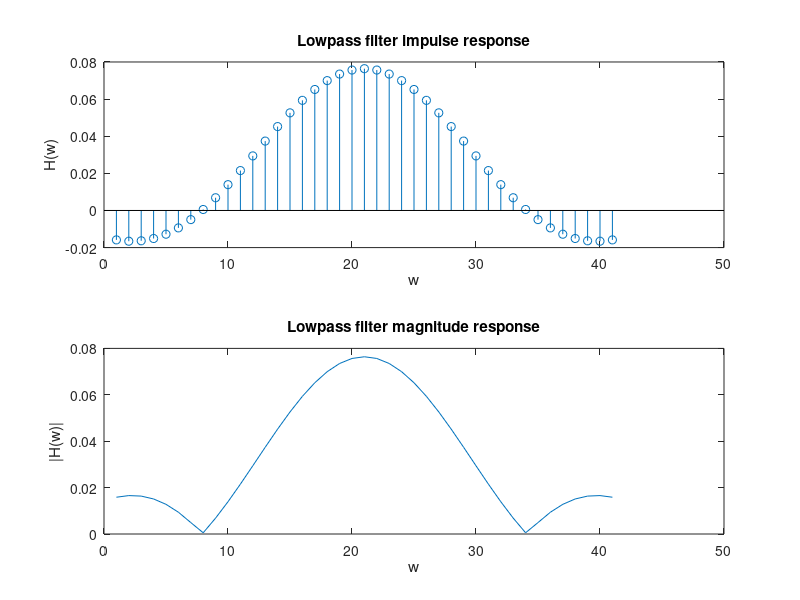
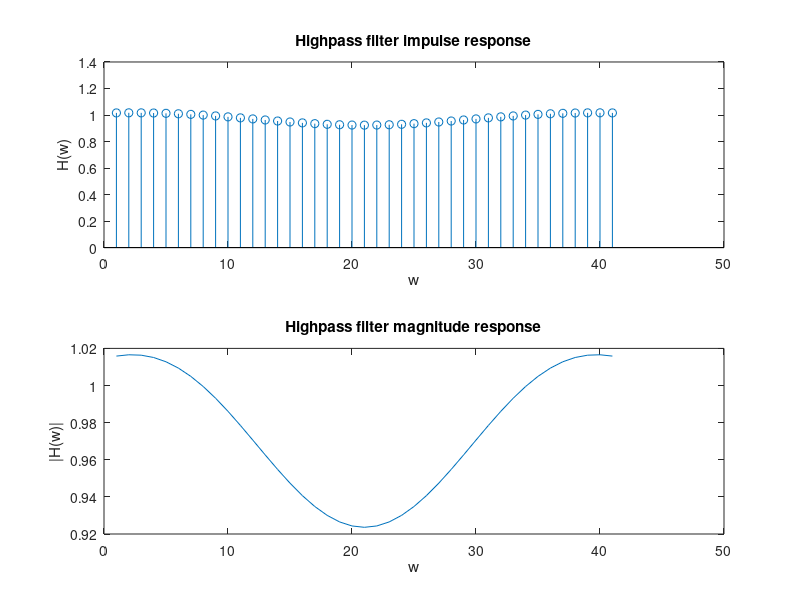
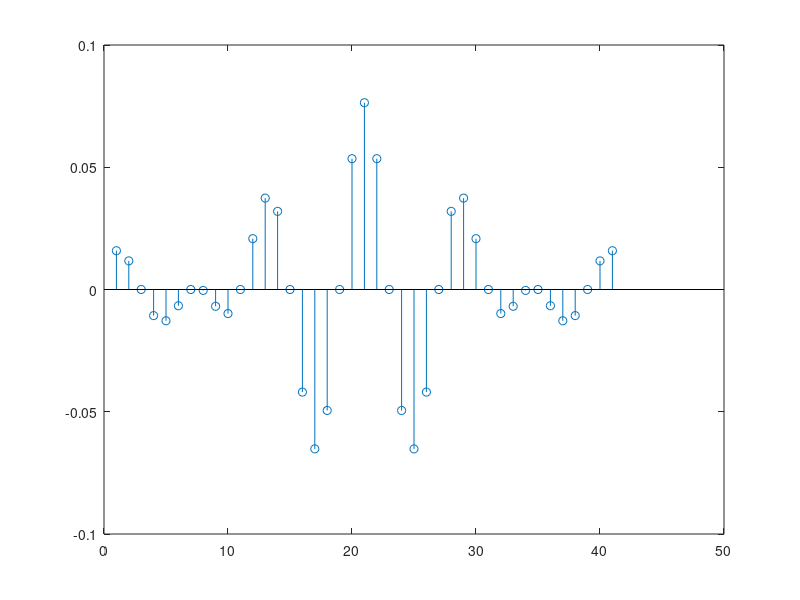
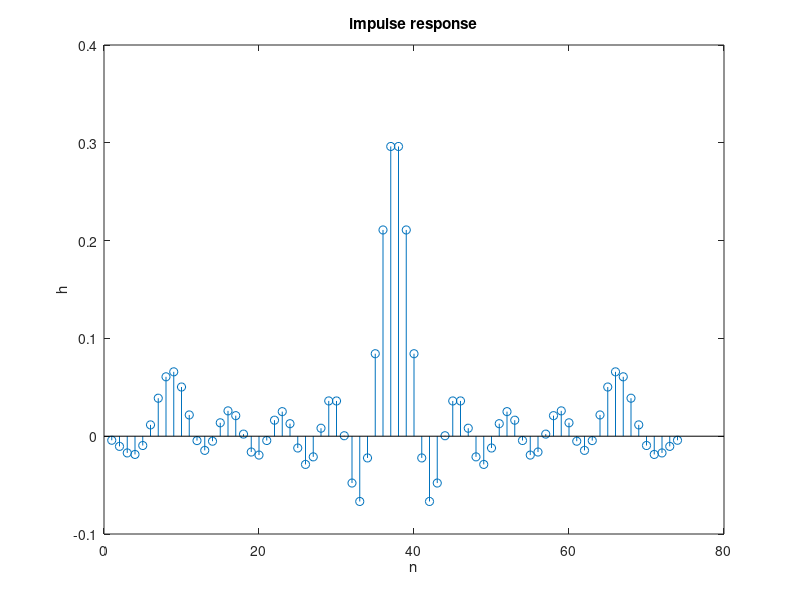

The MATLAB source for these figures, in order: (Note: this script raises an error after producing the figures.)
% Report Item 1.1
clear all;
N = 20;
N_2 =40;
n = -N:N;
n_2 = -N_2:N_2;
fc = 600;
Fs = 5000;
omegac = 2*fc/Fs;

%LPF:
hLPF = omegac/pi * sinc(omegac/pi*n);
hLPF_2 = omegac/pi * sinc(omegac/pi*n);
figure;
subplot(211);
stem(hLPF);
title('Lowpass filter impulse response');
ylabel('H(w)')
xlabel('w');
subplot(212);
plot(abs(hLPF));
title('Lowpass filter magnitude response');
ylabel('|H(w)|');
xlabel('w');

%HPF:
hHPF = 1 - hLPF;
figure;
subplot(211);
stem(hHPF);
title('Highpass filter impulse response');
ylabel('H(w)')
xlabel('w');
subplot(212);
plot(abs(hHPF));
title('Highpass filter magnitude response');
ylabel('|H(w)|');
xlabel('w');

%BPF
omega = pi/4;
hBPF = cos(omega*n) .* hLPF;
figure
stem(hBPF)

%% report item 1.2
clear all;
load impulseresponse.mat;
figure;
stem(h);
xlabel('n');
ylabel('h');
title('impulse response');
fvtool(b,a);
phasez();
%% 3, FIR
clc, clear all, close all;
N=25;
wc=pi/3;
n=-N:1:N;
x=0:1:(2*N);
d=wc/pi*sinc(wc/pi*n);

M=(N-1)/2;
D=fft(d);
G=D*exp(-1i*M*wc);
g=ifft(G);
w_ham=hamming(length(n))';
h=w_ham.*g;

figure;
stem(x,h);
xlabel('n');
ylabel('h');
title('Impulse response');
fvtool(h);
phasez(h);

%% 5, pm

close all;
f=[0.15 0.175];
a=[1,0];
rp=[1.2589 0.00316];
fs=1;
[n,fo,mo,w]=firpmord(f,a,rp,fs);
b=firpm(n,fo,mo,w);
figure;
freqz(b);
figure;
impz(b)
%% 6
clear all;
load spectrogram.mat;

[spec1, w1, shift1] = mySTDFT(x, 5, 5, 128, fs);
figure;
subplot(2,1,1);
imagesc(shift1, w1*(pi/2), abs(spec1));
xlabel('Time, s');
ylabel('Frequency,Hz,');
title('Spectrogram w/ M=5');

[spec2, w2, shift2] = mySTDFT(x, 30, 5, 128, fs);
subplot(2,1,2);
imagesc(shift2, w2*(pi/2), abs(spec2));
xlabel('Time,s');
ylabel('Frequency,Hz');
title('Spectrogram M=30');
%% Item 7.1

clear all;

[y_1, fs_1] = wavread('sound1.wav');
shift_1 = length(y_1) / fs_1;
mag_1 = abs(fftshift(fft(y_1)))
w = fftshift (2*pi*(0:length(y_1)-1)/length(y_1)); 
w(1:length(y_1)/2) = w(1:length(y_1)/2)-2*pi;

[spect_1, w_1, shift_1] = mySTDFT(y_1, 60, 10, 128, fs_1);

figure;
subplot(2,1,1);
plot(w, mag_1);
title('Magnitude Spectrum 1');

subplot(2,1,2);
imagesc(shift_1, w_1*(pi/2), abs(spect_1));
xlabel('Time (s)');
ylabel('Frequency (Hz)');
title('Spectrogram 1');

p_rip = 2;
s_att = -50;   
f = [0.3*(fs_1/2), 0.36*(fs_1/2)]
a = [1, 0];       
rp = [(10^(p_rip/20)-1)/(10^(p_rip/20)+1)  10^(s_att/20)];
[n,fo,m0,w] = firpmord(f,a,rp,fs_1);
b_1 = firpm(n,fo,m0,w);

mag_filt1 = fftshift(fft(filter(b_1,1,y_1)));
w = fftshift((0:length(y_1)-1)/length(y_1)*(2*pi));
w(1:length(y_1)/2) = w(1:length(y_1)/2)-2*pi;

[spect_2, w_2, shift_2] = mySTDFT(y_1, 60, 10, 128, fs_1);

figure;
subplot(2,1,1);
plot(w, abs(mag_filt1));
title('Magnitude Spectrum 1 (Filtered)');

subplot(2,1,2);
imagesc(shift_2, w_2*(pi/2), abs(spect_2));
xlabel('Time (s)');
ylabel('Frequency (Hz)');
title('Spectrogram 1 (Filtered)');

soundsc(y_1, fs_1);
soundsc(filter(b_1,1,y_1), fs_1);

%%  7.2

clear all;
[y_2, fs_2] = wavread('sound2.wav');
mag_2 = abs(fftshift(fft(y_2)))
phase_2 = angle(fftshift(fft(y_2)))
w = fftshift (2*pi*(0:length(y_2)-1)/length(y_2)); 
w(1:length(y_2)/2) = w(1:length(y_2)/2)-2*pi;

[spect_1, w_1, shift_1] = mySTDFT(y_2, 60, 10, 128, fs_2);

figure;
subplot(2,1,1);
plot(w, mag_2);
title('Magnitude Spectrum 2');

subplot(2,1,2);
imagesc(shift_1, w_1*(pi/2), abs(spect_1));
xlabel('Time (s)');
ylabel('Frequency (Hz)');
title('Spectrogram 2');

p_rip = 2;
s_att = -50;   
f = [0.3*fs_2/2, 0.36*fs_2/2]
a = [1, 0];       
rp = [(10^(p_rip/20)-1)/(10^(p_rip/20)+1)  10^(s_att/20)];
[n,fo,m0,w] = firpmord(f,a,rp,fs_2);
b_2 = firpm(n,fo,m0,w);

magfilt_2 = fftshift(fft(filter(b_2,1,y_2)));
w = fftshift((0:length(y_2)-1)/length(y_2)*2*pi);
w(1:length(y_2)/2) = w(1:length(y_2)/2)-2*pi;
[spect_2, w_2, shift_2] = mySTDFT(y_2, 60, 10, 128, fs_2);

figure;
subplot(2,1,1)
plot(w, abs(magfilt_2));
title('Magnitude Spectrum 2 (Filtered)');

subplot(2,1,2)
imagesc(shift_2, w_2*(pi/2), abs(spect_2));
xlabel('Time(s)');
ylabel('Frequency(Hz)');
title('Spectrogram 2 (Filtered)');

soundsc(y_2, fs_2);
soundsc(filter(b_2,1,y_2), fs_2);

